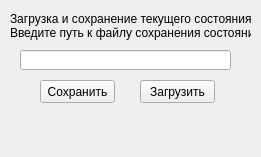
<?xml version="1.0" encoding="UTF-8"?>
<ui version="4.0">
 <class>saveForm</class>
 <widget class="QWidget" name="saveForm">
  <property name="geometry">
   <rect>
    <x>0</x>
    <y>0</y>
    <width>261</width>
    <height>157</height>
   </rect>
  </property>
  <property name="windowTitle">
   <string>Form</string>
  </property>
  <widget class="QPushButton" name="saveButton">
   <property name="geometry">
    <rect>
     <x>40</x>
     <y>80</y>
     <width>75</width>
     <height>23</height>
    </rect>
   </property>
   <property name="text">
    <string>Сохранить</string>
   </property>
  </widget>
  <widget class="QPushButton" name="downButton">
   <property name="geometry">
    <rect>
     <x>140</x>
     <y>80</y>
     <width>75</width>
     <height>23</height>
    </rect>
   </property>
   <property name="text">
    <string>Загрузить</string>
   </property>
  </widget>
  <widget class="QLabel" name="dsLabel">
   <property name="geometry">
    <rect>
     <x>10</x>
     <y>10</y>
     <width>241</width>
     <height>31</height>
    </rect>
   </property>
   <property name="text">
    <string>Загрузка и сохранение текущего состояния.
Введите путь к файлу сохранения состояния</string>
   </property>
  </widget>
  <widget class="QLineEdit" name="dsEdit">
   <property name="geometry">
    <rect>
     <x>20</x>
     <y>50</y>
     <width>211</width>
     <height>20</height>
    </rect>
   </property>
  </widget>
  <widget class="QLabel" name="statusLabel">
   <property name="geometry">
    <rect>
     <x>70</x>
     <y>120</y>
     <width>121</width>
     <height>21</height>
    </rect>
   </property>
   <property name="text">
    <string/>
   </property>
  </widget>
 </widget>
 <resources/>
 <connections/>
</ui>
